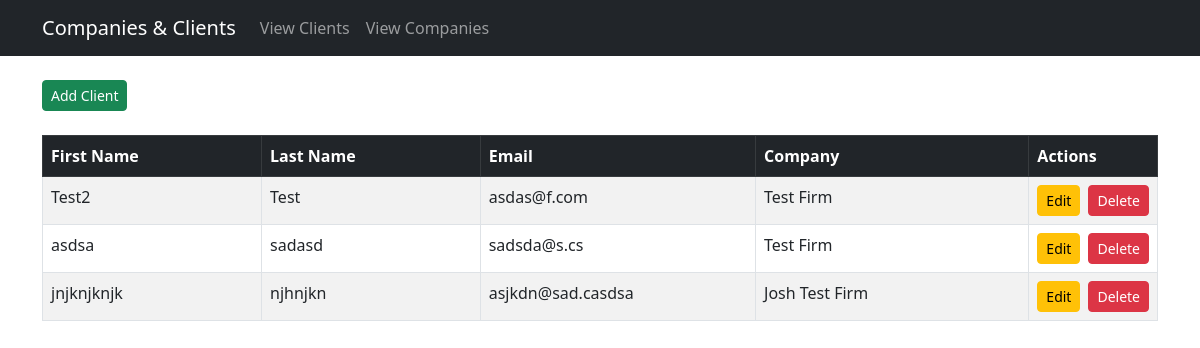
Before: /view_people/ with the older database file.
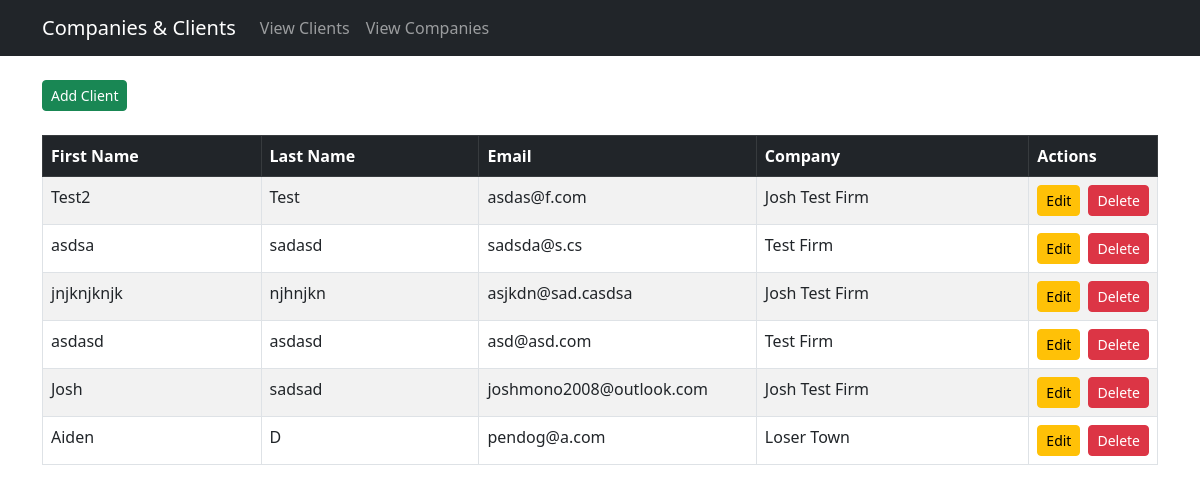
After: the same page with the newer database file.
### web_app/models.py (models this page shows, shortened)
class Person(models.Model):
    first_name = models.TextField(verbose_name="First Name")
    last_name = models.TextField(verbose_name="Last Name")
    email = models.EmailField(verbose_name="Email")
    company = models.ForeignKey(Company, on_delete=models.SET_NULL, null=True, blank=True, related_name="people")

class Company(models.Model):
    class IndustryChoices(models.TextChoices):
        MANUFACTURING = 'M', 'Manufacturing'
        FINANCE = 'F', 'Finance'
        OTHER = 'O', 'Other'
    name = models.TextField(verbose_name="Company Name")
    industry = models.CharField(verbose_name="Industry", choices=IndustryChoices.choices, max_length=100)
    def __str__(self) -> str:
        return f"{self.name}"

### web_app/views.py (the view)
# urls.py: path("view_people/", views.view_people, name="view_people"),
def view_people(request):
    context = {}
    people = Person.objects.all().select_related('company')
    context["people"] = people
    return render(request, "web_app/view_people.html", context=context)

### web_app/templates/web_app/view_people.html (shortened to what this page needs)
{% extends 'web_app/layout.html' %}
{% load static %}
{% block content %}
<a class="btn btn-success btn-sm" href="/create_person">Add Client</a>
<div class="table-responsive">
    <table class="table table-striped table-bordered mt-4">
        <thead class="table-dark">
            <tr>
                <th style="width: 20%;">First Name</th>
                <th style="width: 20%;">Last Name</th>
                <th style="width: 25%;">Email</th>
                <th style="width: 25%;">Company</th>
                <th class="w-auto">Actions</th>
            </tr>
        </thead>
        <tbody>
            {% for person in people %}
            <tr class="align-items-center">
                <td style="width: 20%;">
                    {{person.first_name}}
                </td>
                <td style="width: 20%;">
                    {{person.last_name}}
                </td>
                <td style="width: 25%;">
                    {{person.email}}
                </td>
                <td style="width: 25%;">
                    {{person.company}}
                </td>
                <td class="w-auto">
                    <div class="d-flex gap-2 justify-content-end">
                        <a class="btn btn-warning btn-sm" href="/edit_person/{{person.id}}">Edit</a>
                        <a class="btn btn-danger btn-sm" href="/delete_person/{{person.id}}">Delete</a>
                    </div>
                </td>
            </tr>
            {% endfor %}
        </tbody>
    </table>
</div>
{% endblock %}

### web_app/templates/web_app/layout.html (shortened to what this page needs)
<!DOCTYPE html>
<html lang="en">
<head>
    <link href="https://cdn.jsdelivr.net/npm/bootstrap@5.3.0/dist/css/bootstrap.min.css" rel="stylesheet">
</head>
<body>
    <nav class="navbar navbar-expand-lg navbar-dark bg-dark">
        <div class="container">
            <a class="navbar-brand" href="{% url 'index' %}">Companies & Clients</a>
            <div class="collapse navbar-collapse" id="navbarNav">
                <ul class="navbar-nav">
                    <li class="nav-item"><a class="nav-link" href="{% url 'view_people' %}">View Clients</a></li>
                    <li class="nav-item"><a class="nav-link" href="{% url 'view_companies' %}">View Companies</a></li>
                </ul>
            </div>
        </div>
    </nav>
    <div class="container mt-4">
        {% block content %}
        {% endblock %}
    </div>
</body>
</html>

Changed rows visible on the page:
changed Person "Test2": company "Test Firm" → "Josh Test Firm"
added Person: first_name "asdasd", last_name "asdasd", email "asd@asd.com", company "Test Firm"
added Person: first_name "Josh", last_name "sadsad", email "joshmono2008@outlook.com", company "Josh Test Firm"
added Person: first_name "Aiden", last_name "D", email "pendog@a.com", company "Loser Town"
